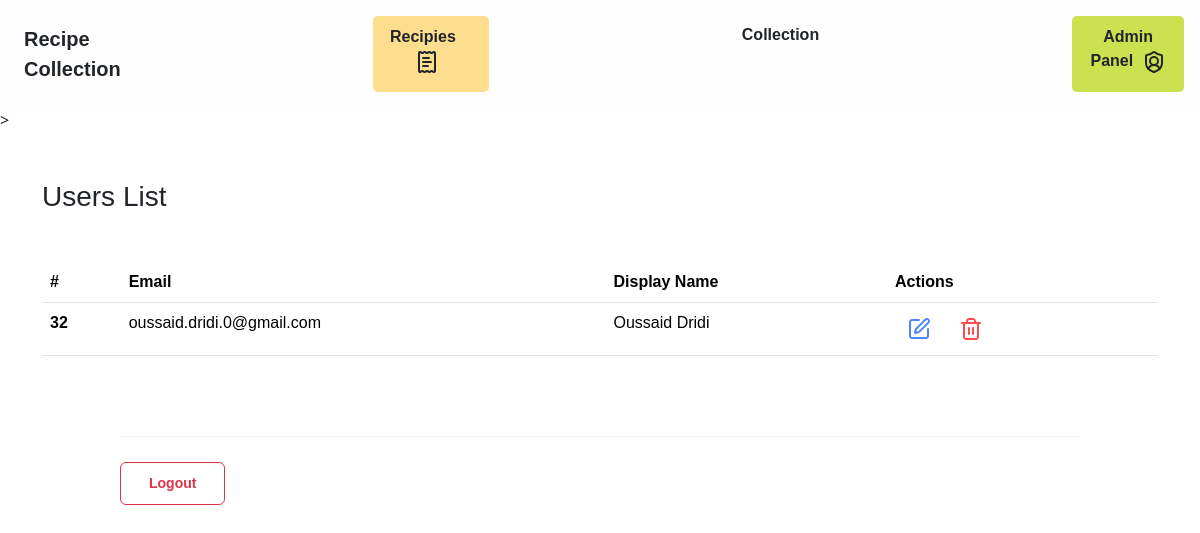
The app's page /admin.php with its own data.
### tables this page shows
CREATE TABLE `user` (
  `id` int(11) NOT NULL,
  `mail` varchar(30) NOT NULL,
  `password` varchar(255) NOT NULL,
  `admin` int(11) NOT NULL DEFAULT 0,
  `displayName` varchar(150) NOT NULL
);

### admin.php (the view, shortened to what this page needs)
<!DOCTYPE html>
<html lang="en">
<head>
    <link href="https://cdn.jsdelivr.net/npm/bootstrap@5.3.8/dist/css/bootstrap.min.css" rel="stylesheet">
    <link rel="stylesheet" href="styles/navBar.css">
    <link rel="stylesheet" href="styles/recipe.css">
    <link rel="stylesheet" href="styles/profile.css">
</head>
<?php
include("navbar.php");
?>
<body>>
     <div class="container mt-5">
            <h3 class="title mb-5">Users List</h3>
            <table class="table">
                <thead>
                    <tr>
                    <th scope="col">#</th>
                    <th scope="col">Email</th>
                    <th scope="col">Display Name</th>
                    <th scope="col">Actions</th>
                    </tr>
                </thead>
                <tbody>
                <?php
                $res = mysqli_query($con, "select * from user where admin = 0");
                if (mysqli_num_rows($res) == 0){
                    echo "<tr><td colspan='4'>No users found</td></tr>";
                }else{
                    while ($tab=mysqli_fetch_array($res)){
                        echo '
                        <tr displayName="'.$tab[4].'" id="l'.$tab[0].'">
                        <th scope="row">'.$tab[0].'</th>
                        <td>'.$tab[1].'</td>
                        <td>'.$tab[4].'</td>
                        <td>
                        <button style="background: none; border: none;" class="btn btn-primary" onclick="openAdminModal('.$tab[0].')">
                            <svg width="24" height="24" viewBox="0 0 24 24" fill="none" xmlns="http://www.w3.org/2000/svg">
                            <path d="M12 3.00001H5C4.46957 3.00001 3.96086 3.21073 3.58579 3.5858C3.21071 3.96087 3 4.46958 3 5.00001V19C3 19.5304 3.21071 20.0392 3.58579 20.4142C3.96086 20.7893 4.46957 21 5 21H19C19.5304 21 20.0391 20.7893 20.4142 20.4142C20.7893 20.0392 21 19.5304 21 19V12M18.375 2.62501C18.7728 2.22719 19.3124 2.00369 19.875 2.00369C20.4376 2.00369 20.9772 2.22719 21.375 2.62501C21.7728 3.02284 21.9963 3.5624 21.9963 4.12501C21.9963 4.68762 21.7728 5.22719 21.375 5.62501L12.362 14.639C12.1245 14.8763 11.8312 15.0499 11.509 15.144L8.636 15.984C8.54995 16.0091 8.45874 16.0106 8.37191 15.9884C8.28508 15.9661 8.20583 15.9209 8.14245 15.8576C8.07907 15.7942 8.03389 15.7149 8.01164 15.6281C7.9894 15.5413 7.9909 15.4501 8.016 15.364L8.856 12.491C8.95053 12.1691 9.12453 11.8761 9.362 11.639L18.375 2.62501Z" stroke="#4D85FF" stroke-width="2" stroke-linecap="round" stroke-linejoin="round"/>
                            </svg>
                        </button>
                        <button style="background: none; border: none;" class="btn btn-danger" onclick="deleteUser('.$tab[0].')">
                            <svg width="24" height="24" viewBox="0 0 24 24" fill="none" xmlns="http://www.w3.org/2000/svg">
                                <path d="M10 11V17M14 11V17M19 6V20C19 20.5304 18.7893 21.0391 18.4142 21.4142C18.0391 21.7893 17.5304 22 17 22H7C6.46957 22 5.96086 21.7893 5.58579 21.4142C5.21071 21.0391 5 20.5304 5 20V6M3 6H21M8 6V4C8 3.46957 8.21071 2.96086 8.58579 2.58579C8.96086 2.21071 9.46957 2 10 2H14C14.5304 2 15.0391 2.21071 15.4142 2.58579C15.7893 2.96086 16 3.46957 16 4V6" stroke="#FF4D4D" stroke-width="2" stroke-linecap="round" stroke-linejoin="round"/>
                            </svg>
                        </button></td>
                        </tr>
                        ';
                    }
                }
                ?>
                </tbody>
            </table>
        </div>
        <div class="footer-section" style="display: block;margin: 80px 120px">
            <button class="btn-logout-danger" onclick="logout()">Logout</button>
        </div>
</body>
</html>

### styles/navBar.css (style rules this page uses)
* { font-family: 'Trebuchet MS', 'Lucida Sans Unicode', 'Lucida Grande', 'Lucida Sans', Arial, sans-serif; }

### styles/profile.css (style rules this page uses)
* { font-family: 'Trebuchet MS', 'Lucida Sans Unicode', 'Lucida Grande', 'Lucida Sans', Arial, sans-serif; }
.footer-section { margin-top: 50px; padding-top: 25px; border-top: 1px solid #f0f0f0; }
.btn-logout-danger { background-color: transparent; color: #dc3545; border: 1.5px solid #dc3545; padding: 10px 28px; border-radius: 6px; font-weight: 700; font-size: 14px; cursor: pointer; transition: all 0.3s cubic-bezier(0.4, 0, 0.2, 1); outline: none; }
.btn-primary { background-color: #9eb906; border-color: #9eb906; }

### records on screen
user: id "32", mail "oussaid.dridi.0@gmail.com", displayName "Oussaid Dridi"
